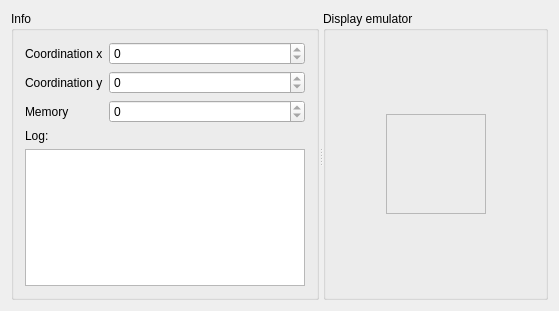
<?xml version="1.0" encoding="UTF-8"?>
<ui version="4.0">
 <class>MainWindow</class>
 <widget class="QMainWindow" name="MainWindow">
  <property name="geometry">
   <rect>
    <x>0</x>
    <y>0</y>
    <width>559</width>
    <height>311</height>
   </rect>
  </property>
  <property name="windowTitle">
   <string>MainWindow</string>
  </property>
  <widget class="QWidget" name="centralWidget">
   <layout class="QVBoxLayout" name="verticalLayout">
    <item>
     <widget class="QSplitter" name="splitter">
      <property name="orientation">
       <enum>Qt::Horizontal</enum>
      </property>
      <property name="childrenCollapsible">
       <bool>false</bool>
      </property>
      <widget class="QGroupBox" name="groupBox_2">
       <property name="minimumSize">
        <size>
         <width>280</width>
         <height>235</height>
        </size>
       </property>
       <property name="title">
        <string>Info</string>
       </property>
       <layout class="QVBoxLayout" name="verticalLayout_2">
        <item>
         <layout class="QFormLayout" name="formLayout_2">
          <property name="fieldGrowthPolicy">
           <enum>QFormLayout::AllNonFixedFieldsGrow</enum>
          </property>
          <item row="0" column="0">
           <widget class="QLabel" name="label">
            <property name="text">
             <string>Coordination x</string>
            </property>
           </widget>
          </item>
          <item row="1" column="0">
           <widget class="QLabel" name="label_2">
            <property name="text">
             <string>Coordination y</string>
            </property>
           </widget>
          </item>
          <item row="0" column="1">
           <widget class="QSpinBox" name="spinX">
            <property name="readOnly">
             <bool>true</bool>
            </property>
            <property name="maximum">
             <number>9999</number>
            </property>
           </widget>
          </item>
          <item row="1" column="1">
           <widget class="QSpinBox" name="spinY">
            <property name="readOnly">
             <bool>true</bool>
            </property>
            <property name="maximum">
             <number>9999</number>
            </property>
           </widget>
          </item>
          <item row="2" column="0">
           <widget class="QLabel" name="label_4">
            <property name="text">
             <string>Memory</string>
            </property>
           </widget>
          </item>
          <item row="2" column="1">
           <widget class="QSpinBox" name="spinMemory">
            <property name="readOnly">
             <bool>true</bool>
            </property>
            <property name="maximum">
             <number>999999999</number>
            </property>
           </widget>
          </item>
         </layout>
        </item>
        <item>
         <widget class="QLabel" name="label_3">
          <property name="text">
           <string>Log:</string>
          </property>
         </widget>
        </item>
        <item>
         <widget class="QTextBrowser" name="textBrowser"/>
        </item>
       </layout>
      </widget>
      <widget class="QGroupBox" name="groupBox">
       <property name="title">
        <string>Display emulator</string>
       </property>
       <layout class="QGridLayout" name="gridLayout">
        <item row="1" column="2">
         <spacer name="horizontalSpacer_2">
          <property name="orientation">
           <enum>Qt::Horizontal</enum>
          </property>
          <property name="sizeHint" stdset="0">
           <size>
            <width>40</width>
            <height>20</height>
           </size>
          </property>
         </spacer>
        </item>
        <item row="2" column="1">
         <spacer name="verticalSpacer">
          <property name="orientation">
           <enum>Qt::Vertical</enum>
          </property>
          <property name="sizeHint" stdset="0">
           <size>
            <width>20</width>
            <height>40</height>
           </size>
          </property>
         </spacer>
        </item>
        <item row="1" column="1">
         <widget class="QDisplay" name="display">
          <property name="minimumSize">
           <size>
            <width>100</width>
            <height>100</height>
           </size>
          </property>
          <property name="frameShape">
           <enum>QFrame::StyledPanel</enum>
          </property>
          <property name="frameShadow">
           <enum>QFrame::Raised</enum>
          </property>
         </widget>
        </item>
        <item row="0" column="1">
         <spacer name="verticalSpacer_2">
          <property name="orientation">
           <enum>Qt::Vertical</enum>
          </property>
          <property name="sizeHint" stdset="0">
           <size>
            <width>20</width>
            <height>40</height>
           </size>
          </property>
         </spacer>
        </item>
        <item row="1" column="0">
         <spacer name="horizontalSpacer">
          <property name="orientation">
           <enum>Qt::Horizontal</enum>
          </property>
          <property name="sizeHint" stdset="0">
           <size>
            <width>40</width>
            <height>20</height>
           </size>
          </property>
         </spacer>
        </item>
       </layout>
      </widget>
     </widget>
    </item>
   </layout>
  </widget>
 </widget>
 <layoutdefault spacing="6" margin="11"/>
 <customwidgets>
  <customwidget>
   <class>QDisplay</class>
   <extends>QFrame</extends>
   <header>qdisplay.h</header>
   <container>1</container>
  </customwidget>
 </customwidgets>
 <resources/>
 <connections/>
</ui>
